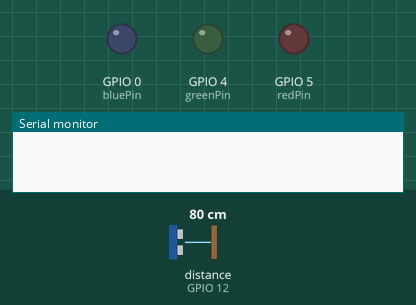
This sketch was run on a simulated ESP8266 (NodeMCU). Shown: output pins drawn as LEDs (lit = HIGH), the last lines printed to the serial monitor. Wiring (inferred from the names in the program): ultrasonic range finder: trigger GPIO 14; echo GPIO 12. The test bench sets the inputs (shaded band); at power-on: distance to the obstacle (sensor on GPIO 12) 80 cm. The echo pulse lasts 58.3 µs per cm; WiFi joins after 1.5 s; servers stay silent unless stated; pins used as bus, display or sensor lines are not drawn.

Above: at 0.1 s.
At 2.3 s:
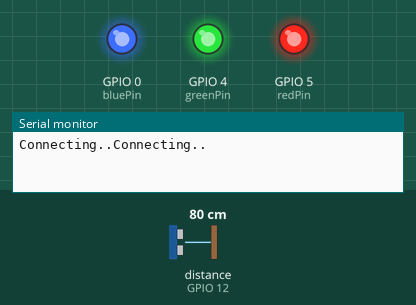
Timing chart, 0 to 3.8 s (numbered marks = the images above):
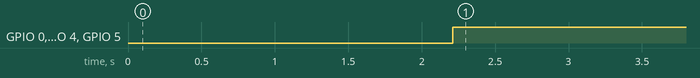

Measured:
- by itself, GPIO 0 (bluePin), GPIO 4 (greenPin), GPIO 5 (redPin): LOW → HIGH at 2.2 s

The sketch:

alertlight.ino
```cpp
#include <math.h>
#include <ESP8266WiFi.h>
#include <ESP8266HTTPClient.h>

const char* ssid = "******";
const char* password = "******";

const int redPin = 5;
const int greenPin = 4;
const int bluePin = 0;

float duration, distance, OldDistance, AverageVelocity;

int trigPin = 14;
int echoPin = 12;

void setup()
{
  Serial.begin(9600);
  pinMode(redPin, OUTPUT);
  pinMode(greenPin, OUTPUT);
  pinMode(bluePin, OUTPUT);

  pinMode(trigPin, OUTPUT);
  pinMode(echoPin, INPUT);

  WiFi.begin(ssid, password);

  while (WiFi.status() != WL_CONNECTED) {

    delay(1000);
    Serial.print("Connecting..");

  }
}

void loop()
{
  digitalWrite(trigPin, LOW);
  delayMicroseconds(2);
  digitalWrite(trigPin, HIGH);
  delayMicroseconds(10);
  digitalWrite(trigPin, LOW);
  duration = pulseIn(echoPin, HIGH);
  distance = (duration/2) / 29.1;

  //Kijk of old_distance al is gedefineerd
  if (OldDistance != 0)
  {
      if (distance < 200)
      {
        //Berekening snelheid.
        AverageVelocity = ((OldDistance - distance) / 0.200) * 3.6;

        if (AverageVelocity > 130 && AverageVelocity < 250)
        {
            int TooHardVelocity = round(AverageVelocity);

            Serial.print(TooHardVelocity);
            Serial.println(" km/h");

             digitalWrite(redPin,255);
             digitalWrite(greenPin, 0);
             digitalWrite(bluePin, 0);

            //POST REQUEST
            if (WiFi.status() == WL_CONNECTED) //Check WiFi connection status
            {
                HTTPClient http;  //Declare an object of class HTTPClient

                http.begin("http://api.alertlight.nl/api/speed/new/1/"+String((TooHardVelocity / 2)));  //Specify request destination
                int httpCode = http.GET();                                                                  //Send the request

                if (httpCode > 0) { //Check the returning code

                    String payload = http.getString();   //Get the request response payload
                    Serial.println(payload);                     //Print the response payload

                }

                http.end();   //Close connection

             }

         } else
         {
             digitalWrite(redPin, 255);
             digitalWrite(greenPin, 255);
             digitalWrite(bluePin, 255);
         }
      }
   }

  OldDistance = distance;

  delay(200);
}
```
